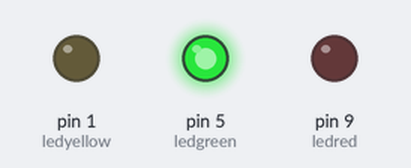
The sketch below on a simulated Arduino Uno, built with avr-gcc and run on an emulated ATmega328P. Parts: output pins drawn as LEDs (lit = HIGH).

Above: at 2.5 s.
At 6.0 s:
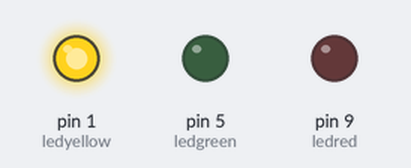
At 9.5 s:
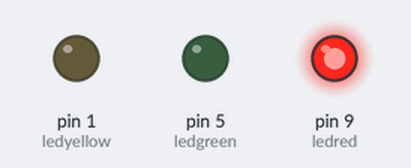
Timing chart, 0 to 15.6 s (numbered marks = the images above):
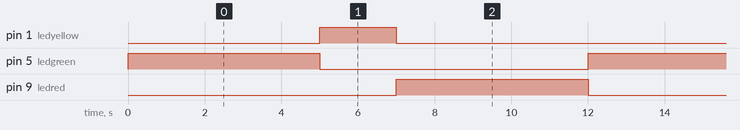

Measured:
- by itself, pin 1 (ledyellow): alternates HIGH for 2.0 s and LOW for 10.0 s
- by itself, pin 5 (ledgreen), pin 9 (ledred): alternates HIGH for 5.0 s and LOW for 7.0 s
- by itself, everything shown: repeats every 12.0 s, in 4 steps

The sketch:

circuito_blinkled1.ino
```cpp
// C++ code
//

//Atribuição das variáveis seria o número da porta que está conectada
const int ledgreen = 5;
const int ledyellow = 1;
const int ledred = 9;

void setup()
{
  //declaração da saída das tres led's
  pinMode(ledgreen, OUTPUT);
  pinMode(ledyellow, OUTPUT);
  pinMode(ledred, OUTPUT);
}

void loop()
{
  //cinco segundos no verde
  digitalWrite(ledgreen, HIGH);
  delay(5000);
  digitalWrite(ledgreen, LOW);
  delay(0);

  //dois segundos no amarelo
  digitalWrite(ledyellow, HIGH);
  delay(2000);
  digitalWrite(ledyellow, LOW);
  delay(0);

  //cinco segundos no vermelho
  digitalWrite(ledred, HIGH);
  delay(5000);
  digitalWrite(ledred, LOW);
  delay(0);

  //semáforo NÃO precisa de delay(esperar)
}
```
